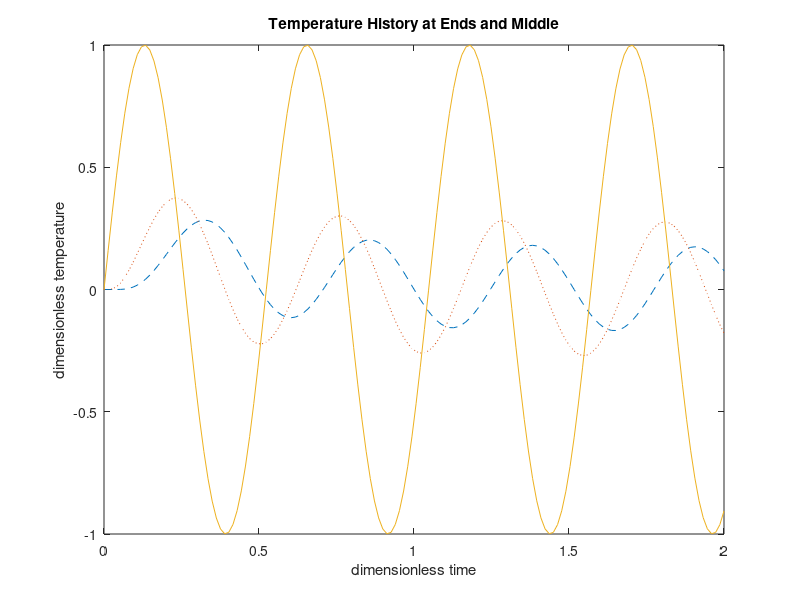

Here is the MATLAB script that generated this plot: (Note: this script raises an error after producing the figure.)
function slabheat      
% Example: slabheat
% ~~~~~~~~~~~~~~~~~
% This program computes the temperature 
% variation in a one-dimensional slab with 
% the left end insulated and the right end 
% given a temperature variation sin(w*t).
%
% User m functions required:  heat

[u1,t1,x1]=heat(12,0,2,50,0,1,51,250); close
surf(x1,t1,u1); axis([0 1 0 2 -2 2]);
title('Temperature Variation in a Slab');
xlabel('x axis'); ylabel('time'); 
zlabel('temperature'); view([45,30])
colormap('default'), shg
disp(' '), disp('Press [Enter] to continue')
pause
% print -deps tempsurf

[u2,t2,x2]=heat(12,0,2,150,0,1,3,250);
plot(t2,u2(:,1),'--',t2,u2(:,2),':', ...
     t2,u2(:,3),'-');
title(['Temperature History at Ends' ...
       ' and Middle']);
xlabel('dimensionless time');
ylabel('dimensionless temperature');
text1='Left End'; text2='Middle';
text3='Right End';
legend(text1,text2,text3,3); shg
% print -deps templot 
disp(' '), disp('All Done');

%=============================================

function [u,t,x]= ...
         heat(w,tmin,tmax,nt,xmin,xmax,nx,nsum)
%
%[u,t,x]=heat(w,tmin,tmax,nt,xmin,xmax,nx,nsum)
%~~~~~~~~~~~~~~~~~~~~~~~~~~~~~~~~~~~~~~~~~~~~~~
% This function evaluates transient heat 
% conduction in a slab which has the left end 
% (x=0) insulated and has the right end (x=1) 
% subjected to a temperature variation 
% sin(w*t). The initial temperature of the slab
% is zero.
%
% w          - frequency of the right side
%              temperature variation
% tmin,tmax  - time limits for solution
% nt         - number of uniformly spaced
%              time values used
% xmin,xmax  - position limits for solution.
%              Values should lie between zero
%              and one.
% nx         - number of equidistant x values
% nsum       - number of terms used in the 
%              series solution
% u          - matrix of temperature values.
%              Time varies from row to row.
%              x varies from column to column.
% t,x        - vectors of time and x values
%
% User m functions called:  none.
%----------------------------------------------

t=tmin+(tmax-tmin)/(nt-1)*(0:nt-1);
x=xmin+(xmax-xmin)/(nx-1)*(0:nx-1)';
W=sqrt(-i*w); ln=pi*((1:nsum)-1/2); 
v1=ln+W; v2=ln-W;
a=-imag((sin(v1)./v1+sin(v2)./v2)/cos(W));
u=imag(cos(W*x)*exp(i*w*t)/cos(W))+ ...
  (a(ones(nx,1),:).*cos(x*ln))* ...
  exp(-ln(:).^2*t);
u=u'; t=t(:);
